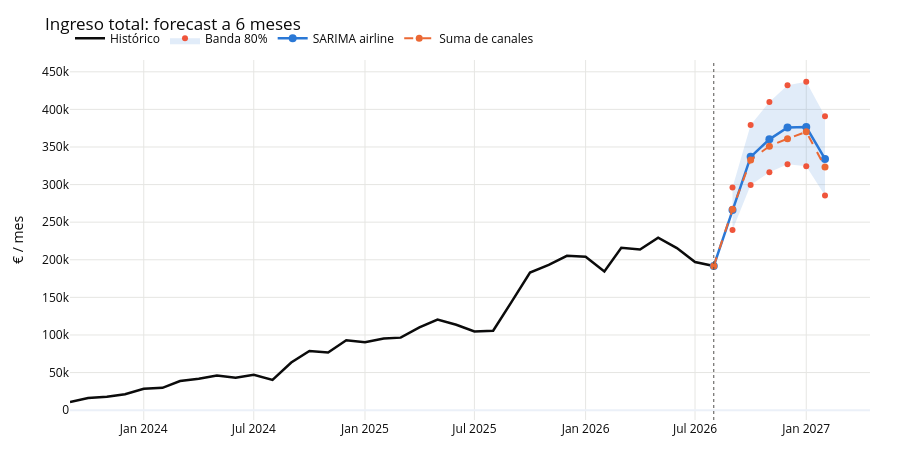

The cell this chart's notebook holds for it:
### Code cell
fig = go.Figure()
fig.add_trace(go.Scatter(x=total_revenue.index, y=total_revenue.to_numpy(), name="Histórico",
                         mode="lines", line=dict(color=C_INK, width=2.5)))
fig.add_trace(go.Scatter(x=[*future_months, *future_months[::-1]],
                         y=[*final_total.yhat_upper, *final_total.yhat_lower[::-1]],
                         fill="toself", fillcolor="rgba(42,120,214,0.14)", line=dict(width=0),
                         name="Banda 80%", hoverinfo="skip"))
bridge_x = [total_revenue.index[-1], *future_months]
fig.add_trace(go.Scatter(x=bridge_x, y=[float(total_revenue.iloc[-1]), *final_total.yhat],
                         name="SARIMA airline", mode="lines+markers",
                         line=dict(color=C_BLUE, width=2.5), marker=dict(size=8)))
fig.add_trace(go.Scatter(x=bridge_x, y=[float(total_revenue.iloc[-1]), *bottom_up_total],
                         name="Suma de canales", mode="lines+markers",
                         line=dict(color=C_ORANGE, width=2, dash="dash"), marker=dict(size=7)))
fig.add_vline(x=total_revenue.index[-1], line=dict(color=C_MUTED, width=1, dash="dot"))
fig.update_layout(**{**PLOT_LAYOUT, "height": 470},
                  title=f"Ingreso total: forecast a {FORECAST_HORIZON} meses",
                  yaxis_title="€ / mes")
fig.show()

fig = go.Figure()
for name, s in channels.items():
    fig.add_trace(go.Scatter(x=s.index, y=s.to_numpy(), name=CHANNEL_LABEL[name], mode="lines",
                             line=dict(color=CHANNEL_COLOR[name], width=2)))
    f = channel_forecasts[name]
    fig.add_trace(go.Scatter(x=[s.index[-1], *future_months],
                             y=[float(s.iloc[-1]), *f.yhat], showlegend=False, mode="lines",
                             line=dict(color=CHANNEL_COLOR[name], width=2, dash="dot")))
fig.add_vline(x=total_revenue.index[-1], line=dict(color=C_MUTED, width=1, dash="dot"))
fig.update_layout(**{**PLOT_LAYOUT, "height": 460}, title="Forecast por canal",
                  yaxis_title="€ / mes")
fig.show()

### Figure 1 — Plotly figure (JSON) as saved in the notebook; plotly's stock layout.template omitted (floating-point values rounded to 4 significant figures)
{"data": [{"line": {"color": "#0b0b0b", "width": 2.5}, "mode": "lines", "name": "Histórico", "type": "scatter", "x": ["2023-09-01T00:00:00.000000", "2023-10-01T00:00:00.000000", "2023-11-01T00:00:00.000000", "2023-12-01T00:00:00.000000", "2024-01-01T00:00:00.000000", "2024-02-01T00:00:00.000000", "2024-03-01T00:00:00.000000", "2024-04-01T00:00:00.000000", "2024-05-01T00:00:00.000000", "2024-06-01T00:00:00.000000", "2024-07-01T00:00:00.000000", "2024-08-01T00:00:00.000000", "2024-09-01T00:00:00.000000", "2024-10-01T00:00:00.000000", "2024-11-01T00:00:00.000000", "2024-12-01T00:00:00.000000", "2025-01-01T00:00:00.000000", "2025-02-01T00:00:00.000000", "2025-03-01T00:00:00.000000", "2025-04-01T00:00:00.000000", "2025-05-01T00:00:00.000000", "2025-06-01T00:00:00.000000", "2025-07-01T00:00:00.000000", "2025-08-01T00:00:00.000000", "2025-09-01T00:00:00.000000", "2025-10-01T00:00:00.000000", "2025-11-01T00:00:00.000000", "2025-12-01T00:00:00.000000", "2026-01-01T00:00:00.000000", "2026-02-01T00:00:00.000000", "2026-03-01T00:00:00.000000", "2026-04-01T00:00:00.000000", "2026-05-01T00:00:00.000000", "2026-06-01T00:00:00.000000", "2026-07-01T00:00:00.000000", "2026-08-01T00:00:00.000000"], "y": [10840.0, 16080.0, 17910.0, 21260.0, 28450.0, 29660.0, 38730.0, 41740.0, 46010.0, 43140.0, 47110.0, 40320.0, 63360.0, 78800.0, 76750.0, 93000.0, 90190.0, 95250.0, 96450.0, 110100.0, 120500.0, 113600.0, 104700.0, 105700.0, 144800.0, 183100.0, 193300.0, 205300.0, 203900.0, 184500.0, 215900.0, 213700.0, 229400.0, 215600.0, 197000.0, 191800.0]}, {"fill": "toself", "fillcolor": "rgba(42,120,214,0.14)", "hoverinfo": "skip", "line": {"width": 0}, "name": "Banda 80%", "type": "scatter", "x": ["2026-09-01T00:00:00", "2026-10-01T00:00:00", "2026-11-01T00:00:00", "2026-12-01T00:00:00", "2027-01-01T00:00:00", "2027-02-01T00:00:00", "2027-02-01T00:00:00", "2027-01-01T00:00:00", "2026-12-01T00:00:00", "2026-11-01T00:00:00", "2026-10-01T00:00:00", "2026-09-01T00:00:00"], "y": [296100.0, 379100.0, 409800.0, 432100.0, 436800.0, 391000.0, 285400.0, 324500.0, 327100.0, 316600.0, 299400.0, 239500.0]}, {"line": {"color": "#2a78d6", "width": 2.5}, "marker": {"size": 8}, "mode": "lines+markers", "name": "SARIMA airline", "type": "scatter", "x": ["2026-08-01T00:00:00", "2026-09-01T00:00:00", "2026-10-01T00:00:00", "2026-11-01T00:00:00", "2026-12-01T00:00:00", "2027-01-01T00:00:00", "2027-02-01T00:00:00"], "y": [191800.0, 266300.0, 336900.0, 360200.0, 376000.0, 376500.0, 334000.0]}, {"line": {"color": "#eb6834", "dash": "dash", "width": 2}, "marker": {"size": 7}, "mode": "lines+markers", "name": "Suma de canales", "type": "scatter", "x": ["2026-08-01T00:00:00", "2026-09-01T00:00:00", "2026-10-01T00:00:00", "2026-11-01T00:00:00", "2026-12-01T00:00:00", "2027-01-01T00:00:00", "2027-02-01T00:00:00"], "y": [191800.0, 267100.0, 332800.0, 351200.0, 361000.0, 370200.0, 323300.0]}], "layout": {"font": {"color": "#0b0b0b", "size": 12}, "height": 470, "hovermode": "x unified", "legend": {"orientation": "h", "x": 0, "y": 1.02, "yanchor": "bottom"}, "margin": {"b": 50, "l": 70, "r": 30, "t": 60}, "shapes": [{"line": {"color": "#52514e", "dash": "dot", "width": 1}, "type": "line", "x0": "2026-08-01T00:00:00", "x1": "2026-08-01T00:00:00", "xref": "x", "y0": 0, "y1": 1, "yref": "y domain"}], "title": {"text": "Ingreso total: forecast a 6 meses"}, "xaxis": {"gridcolor": "#e6e6e3"}, "yaxis": {"gridcolor": "#e6e6e3", "title": {"text": "€ / mes"}}}}
